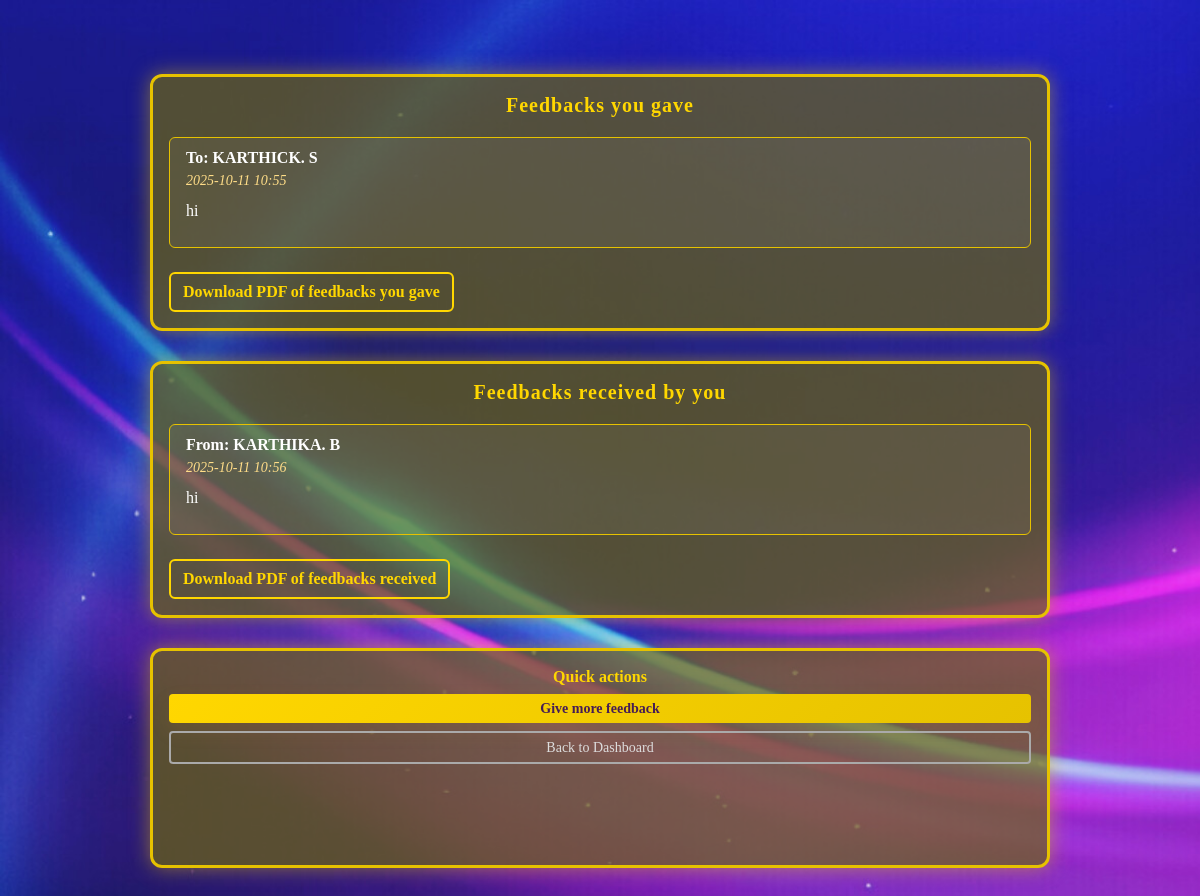
Page /view-feedback (signed in) on the committed database.
### app.py (models this page shows, shortened)
class Feedback(db.Model):
    id = db.Column(db.Integer, primary_key=True)
    sender_id = db.Column(db.Integer, db.ForeignKey('user.id'), nullable=False)
    recipient_id = db.Column(db.Integer, db.ForeignKey('user.id'), nullable=False)
    content = db.Column(db.Text, nullable=False)
    visible = db.Column(db.Boolean, default=True)
    created_at = db.Column(db.DateTime, default=datetime.utcnow)
    sender = db.relationship('User', foreign_keys=[sender_id], backref='given_feedbacks')
    recipient = db.relationship('User', foreign_keys=[recipient_id], backref='received_feedbacks')

class User(db.Model):
    id = db.Column(db.Integer, primary_key=True)
    name = db.Column(db.String(200), nullable=False)
    email = db.Column(db.String(200), unique=True, nullable=False)
    password_hash = db.Column(db.String(200), nullable=True)
    created_at = db.Column(db.DateTime, default=datetime.utcnow)

### app.py (the view)
@app.route('/view-feedback')
def view_feedback():
    user = current_user()
    if not user:
        return redirect(url_for('login'))
    given = Feedback.query.filter_by(sender_id=user.id).order_by(Feedback.created_at.desc()).all()
    received = Feedback.query.filter_by(recipient_id=user.id).order_by(Feedback.created_at.desc()).all()
    return render_template('view_feedback.html', user=user, given=given, received=received)

### app.py (called while the page is built)
def current_user():
    uid = session.get('user_id')
    if not uid:
        return None
    return User.query.get(uid)

### templates/view_feedback.html (shortened to what this page needs)
{% extends "base.html" %}
{% block content %}
<div class="feedback-wrapper">
  <div class="card">
    <div class="card-body">
      <h5>Feedbacks you gave</h5>
      {% if given %}
        <ul class="list-group">
          {% for f in given %}
            <li class="list-group-item">
              <strong>To: {{ f.recipient.name }}</strong>
              <div class="small text-muted">{{ f.created_at.strftime('%Y-%m-%d %H:%M') }}</div>
              <p class="mt-2">{{ f.content }}</p>
            </li>
          {% endfor %}
        </ul>
        <a class="btn btn-outline-success mt-3" href="{{ url_for('download_given_pdf') }}">Download PDF of feedbacks you gave</a>
      {% else %}
        <p class="text-muted">You haven't given any feedback yet.</p>
      {% endif %}
    </div>
  </div>
  <div class="card">
    <div class="card-body">
      <h5>Feedbacks received by you</h5>
      {% if received %}
        <ul class="list-group">
          {% for f in received %}
            <li class="list-group-item">
              <strong>From: {{ f.sender.name }}</strong>
              <div class="small text-muted">{{ f.created_at.strftime('%Y-%m-%d %H:%M') }}</div>
              <p class="mt-2">{{ f.content }}</p>
            </li>
          {% endfor %}
        </ul>
        <a class="btn btn-outline-primary mt-3" href="{{ url_for('download_received_pdf') }}">Download PDF of feedbacks received</a>
      {% else %}
        <p class="text-muted">No feedbacks received yet.</p>
      {% endif %}
    </div>
  </div>
  <div class="card p-3">
    <h6>Quick actions</h6>
    <a class="btn btn-sm btn-primary w-100 mb-2" href="{{ url_for('give_feedback') }}">Give more feedback</a>
    <a class="btn btn-sm btn-outline-secondary w-100" href="{{ url_for('dashboard') }}">Back to Dashboard</a>
  </div>
</div>
{% endblock %}

### static/css/style.css (style rules this page uses)
body { background:#290c3d; color: #f3efe6; min-height: 100vh; }
.card { background: rgba(89, 1, 61, 0.03); border: 0; border-radius: 12px; }
.btn-primary { background: linear-gradient(90deg,#b88b1f,#ffd97a); border: none; color: #e7e5e5; font-weight: 600; box-shadow: 0 8px 20px rgba(184,139,31,0.12); }
.btn-outline-primary { color: #ffd97a; border-color: rgba(255,217,122,0.18); }
.list-group-item { background: transparent; color: #f3efe6; }

### rows in the picture
Feedback: recipient.name "KARTHICK. S", created_at "2025-10-11 10:55", content "hi"
Feedback: sender.name "KARTHIKA. B", created_at "2025-10-11 10:56", content "hi"
